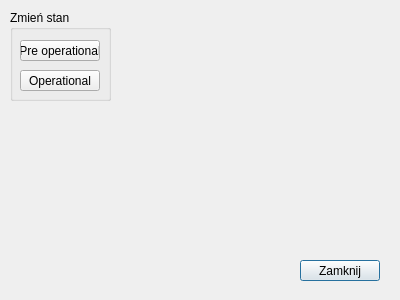
<?xml version="1.0" encoding="UTF-8"?>
<ui version="4.0">
 <class>CANOpen</class>
 <widget class="QDialog" name="CANOpen">
  <property name="geometry">
   <rect>
    <x>0</x>
    <y>0</y>
    <width>400</width>
    <height>300</height>
   </rect>
  </property>
  <property name="windowTitle">
   <string>Dialog</string>
  </property>
  <widget class="QPushButton" name="pushButtonClose">
   <property name="geometry">
    <rect>
     <x>300</x>
     <y>260</y>
     <width>80</width>
     <height>21</height>
    </rect>
   </property>
   <property name="text">
    <string>Zamknij</string>
   </property>
  </widget>
  <widget class="QGroupBox" name="groupBox">
   <property name="geometry">
    <rect>
     <x>10</x>
     <y>10</y>
     <width>101</width>
     <height>91</height>
    </rect>
   </property>
   <property name="title">
    <string>Zmień stan</string>
   </property>
   <widget class="QPushButton" name="pushButtonPreOp">
    <property name="geometry">
     <rect>
      <x>10</x>
      <y>30</y>
      <width>80</width>
      <height>21</height>
     </rect>
    </property>
    <property name="text">
     <string>Pre operational</string>
    </property>
   </widget>
   <widget class="QPushButton" name="pushButtonOp">
    <property name="geometry">
     <rect>
      <x>10</x>
      <y>60</y>
      <width>80</width>
      <height>21</height>
     </rect>
    </property>
    <property name="text">
     <string>Operational</string>
    </property>
   </widget>
  </widget>
 </widget>
 <resources/>
 <connections>
  <connection>
   <sender>pushButtonClose</sender>
   <signal>clicked()</signal>
   <receiver>CANOpen</receiver>
   <slot>reject()</slot>
   <hints>
    <hint type="sourcelabel">
     <x>319</x>
     <y>220</y>
    </hint>
    <hint type="destinationlabel">
     <x>122</x>
     <y>199</y>
    </hint>
   </hints>
  </connection>
 </connections>
</ui>
